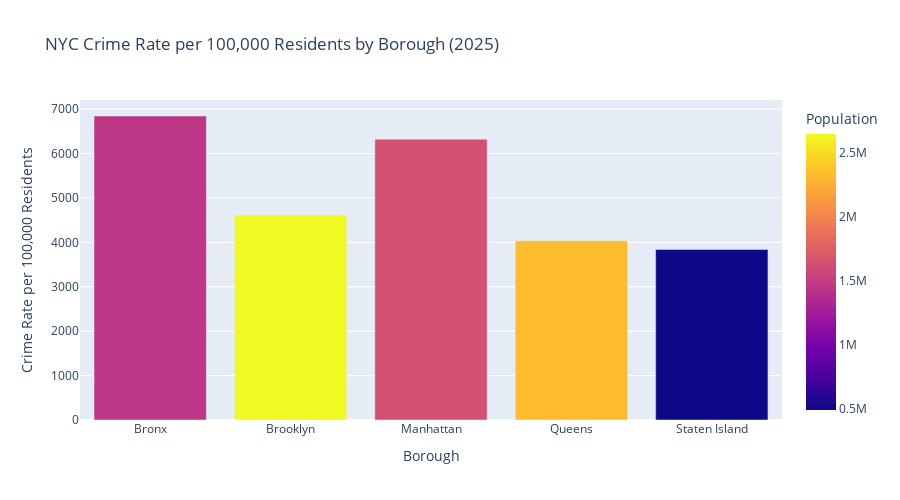

The code cell stored with this chart in its notebook:
### Code cell
import plotly.express as px

fig = px.bar(
    merged,
    x="BORO_NM",
    y="crime_rate_per_100k",
    color="Population",
    title="NYC Crime Rate per 100,000 Residents by Borough (2025)",
    labels={
        "BORO_NM": "Borough",
        "crime_rate_per_100k": "Crime Rate per 100,000 Residents"
    },
    height=500
)
fig.show()

### Figure 1 — Plotly figure (JSON) as saved in the notebook; plotly's stock layout.template omitted (floating-point values rounded to 4 significant figures)
{"data": [{"hovertemplate": "Borough=%{x}<br>Crime Rate per 100,000 Residents=%{y}<br>Population=%{marker.color}<extra></extra>", "legendgroup": "", "marker": {"color": [1446788, 2648452, 1638281, 2330295, 487155], "coloraxis": "coloraxis", "pattern": {"shape": ""}}, "name": "", "orientation": "v", "showlegend": false, "textposition": "auto", "type": "bar", "x": ["Bronx", "Brooklyn", "Manhattan", "Queens", "Staten Island"], "xaxis": "x", "y": [6845.0, 4616.0, 6323.0, 4034.0, 3840.0], "yaxis": "y"}], "layout": {"barmode": "relative", "coloraxis": {"colorbar": {"title": {"text": "Population"}}, "colorscale": [[0, "#0d0887"], [0.1111, "#46039f"], [0.2222, "#7201a8"], [0.3333, "#9c179e"], [0.4444, "#bd3786"], [0.5556, "#d8576b"], [0.6667, "#ed7953"], [0.7778, "#fb9f3a"], [0.8889, "#fdca26"], [1, "#f0f921"]]}, "height": 500, "legend": {"tracegroupgap": 0}, "title": {"text": "NYC Crime Rate per 100,000 Residents by Borough (2025)"}, "xaxis": {"anchor": "y", "domain": [0, 1], "title": {"text": "Borough"}}, "yaxis": {"anchor": "x", "domain": [0, 1], "title": {"text": "Crime Rate per 100,000 Residents"}}}}
